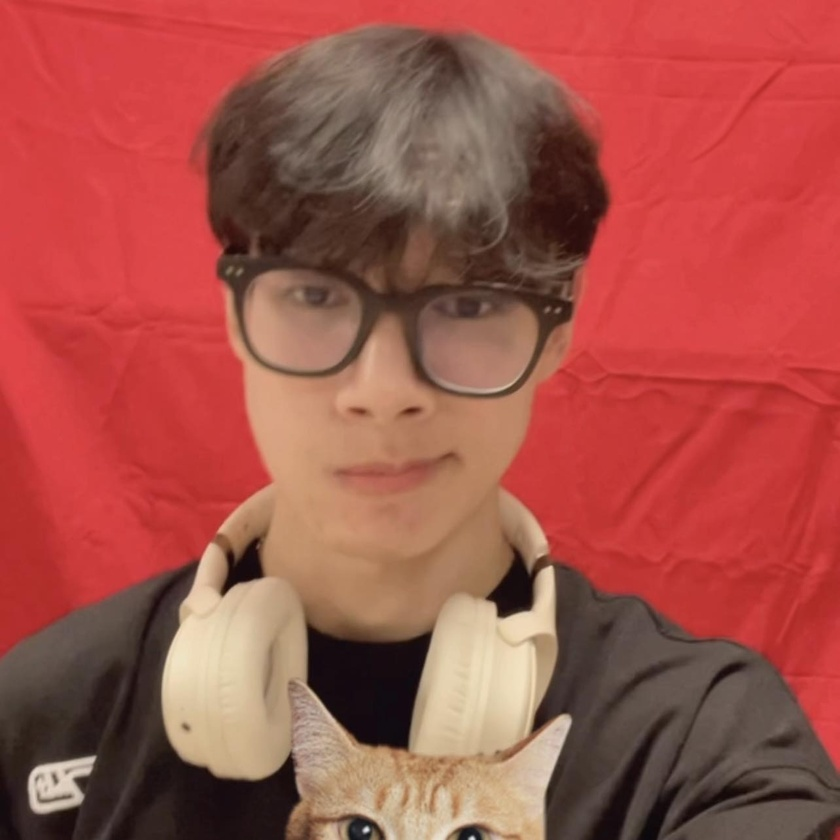
#> input picture CPV/code_in_class/avt.jpg, 840 x 840 px, shrunk from 1284 x 1285 before the run
$ python -i lab7.py   (imports and definitions only)
#> lines starting #> are read from the running program, lines starting #| are printed output that depends on the picture
import cv2
import tkinter as tk
from tkinter import filedialog
from PIL import Image, ImageTk

# Tải bộ phân loại Haar Cascade để phát hiện khuôn mặt
face_cascade = cv2.CascadeClassifier(
    cv2.data.haarcascades + "haarcascade_frontalface_default.xml"
)


# Hàm chọn hình ảnh từ máy tính
def select_image():
    file_path = filedialog.askopenfilename()  # Mở cửa sổ chọn file
    if file_path:
        detect_faces(file_path)  # Gọi hàm phát hiện khuôn mặt


# Hàm phát hiện khuôn mặt trong ảnh
def detect_faces(image_path):
    # Đọc hình ảnh từ đường dẫn file
#> called with image_path = 'avt.jpg'
    img = cv2.imread(image_path)
#> img is the input picture: shape (840, 840, 3); mean B, G, R 72.9, 81.8, 163.8

    # Kiểm tra nếu ảnh không đọc được
    if img is None:
        print("Không thể đọc ảnh.")
        return

    # Chuyển đổi ảnh màu sang ảnh xám (grayscale)
    gray = cv2.cvtColor(img, cv2.COLOR_BGR2GRAY)
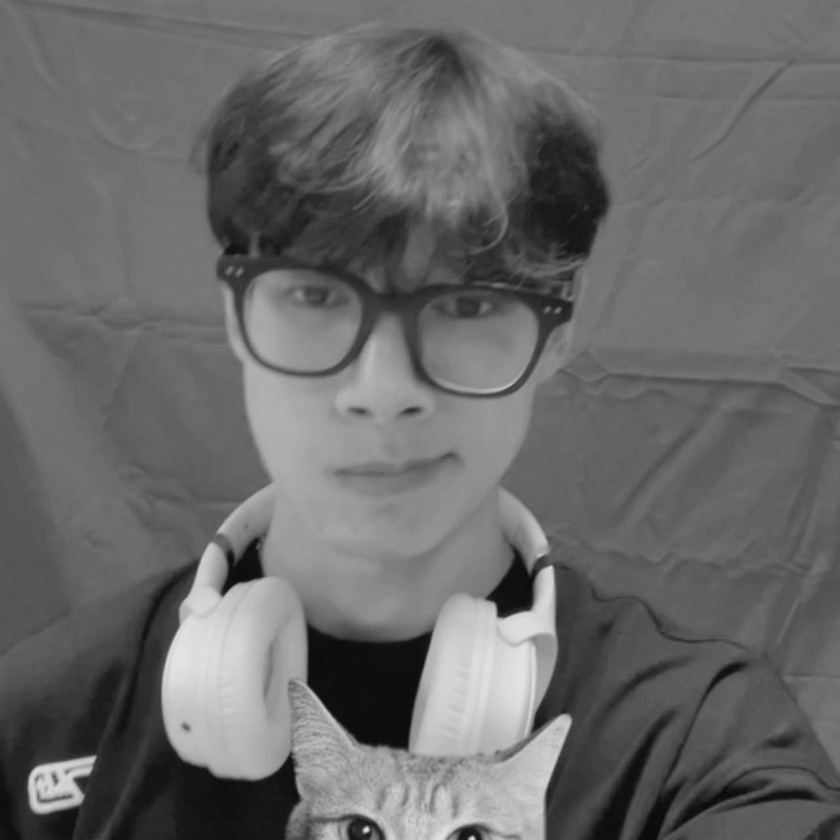
#> gray: shape (840, 840); min 9, max 234, mean 105.3

    # Phát hiện khuôn mặt trong ảnh xám
    faces = face_cascade.detectMultiScale(
        gray, scaleFactor=1.3, minNeighbors=5, minSize=(50, 50)
    )
#> faces = ()

    # In số lượng khuôn mặt phát hiện
    print(f"Số lượng khuôn mặt phát hiện: {len(faces)}")
#| Số lượng khuôn mặt phát hiện: 0

    # Kiểm tra nếu phát hiện được khuôn mặt
    if len(faces) == 0:
        print("Không phát hiện khuôn mặt.")

    # Vẽ hình chữ nhật quanh khuôn mặt đã phát hiện
    for x, y, w, h in faces:
        cv2.rectangle(
            img, (x, y), (x + w, y + h), (0, 255, 0), 3
        )  # Màu xanh lá và độ dày là 3
#> this loop made 0 passes

    # Chuyển đổi ảnh từ BGR sang RGB (Tkinter yêu cầu RGB)
    img_rgb = cv2.cvtColor(img, cv2.COLOR_BGR2RGB)

    # Chuyển đổi ảnh từ array sang định dạng PIL để sử dụng trong Tkinter
    img_pil = Image.fromarray(img_rgb)
    img_tk = ImageTk.PhotoImage(img_pil)

    # Hiển thị ảnh trên giao diện Tkinter
#> (the run stopped early here; a loop or call above may not have finished)
